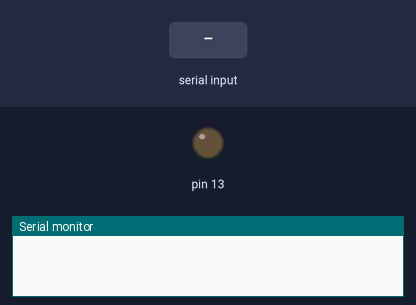
A sketch run on a simulated Arduino Uno, built with avr-gcc and run on an emulated ATmega328P. Shown: output pins drawn as LEDs (lit = HIGH), the last lines printed to the serial monitor. The test bench sets the inputs (shaded band).

Above: at 1.2 s.
1.3 s: "start" received over Serial
At 3.5 s:
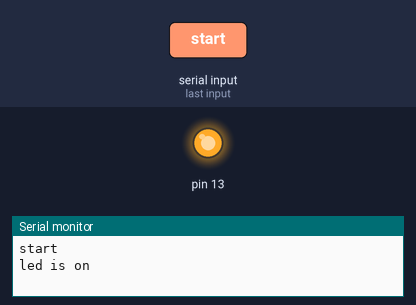
3.8 s: "stop" received over Serial
At 5.3 s:
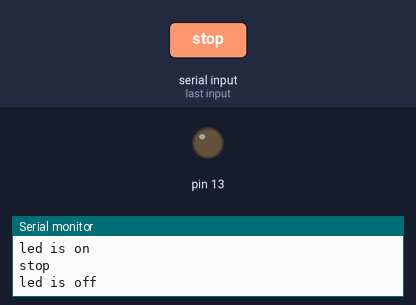
Timing chart, 0 to 6.8 s (numbered marks = the images above; inputs shaded):
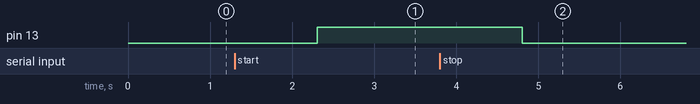

Measured:
- after the input at 1.3 s, pin 13: LOW → HIGH after 1.0 s
- after the input at 3.8 s, pin 13: HIGH → LOW after 1.0 s

The sketch:

ledonoff.ino
```cpp
void setup() {
  // put your setup code here, to run once:
Serial.begin(9600);
pinMode(13,OUTPUT);
}
void loop() {
  // put your main code here, to run repeatedly:
if(Serial.available()>0){
String data1=Serial.readString();
Serial.println(data1);
data1.trim();
 if(data1=="start")
 {
   digitalWrite(13,HIGH);
   Serial.println("led is on");
 }
 if(data1=="stop")
 {
   digitalWrite(13,LOW);
   Serial.println("led is off");
 }
}
}
```
